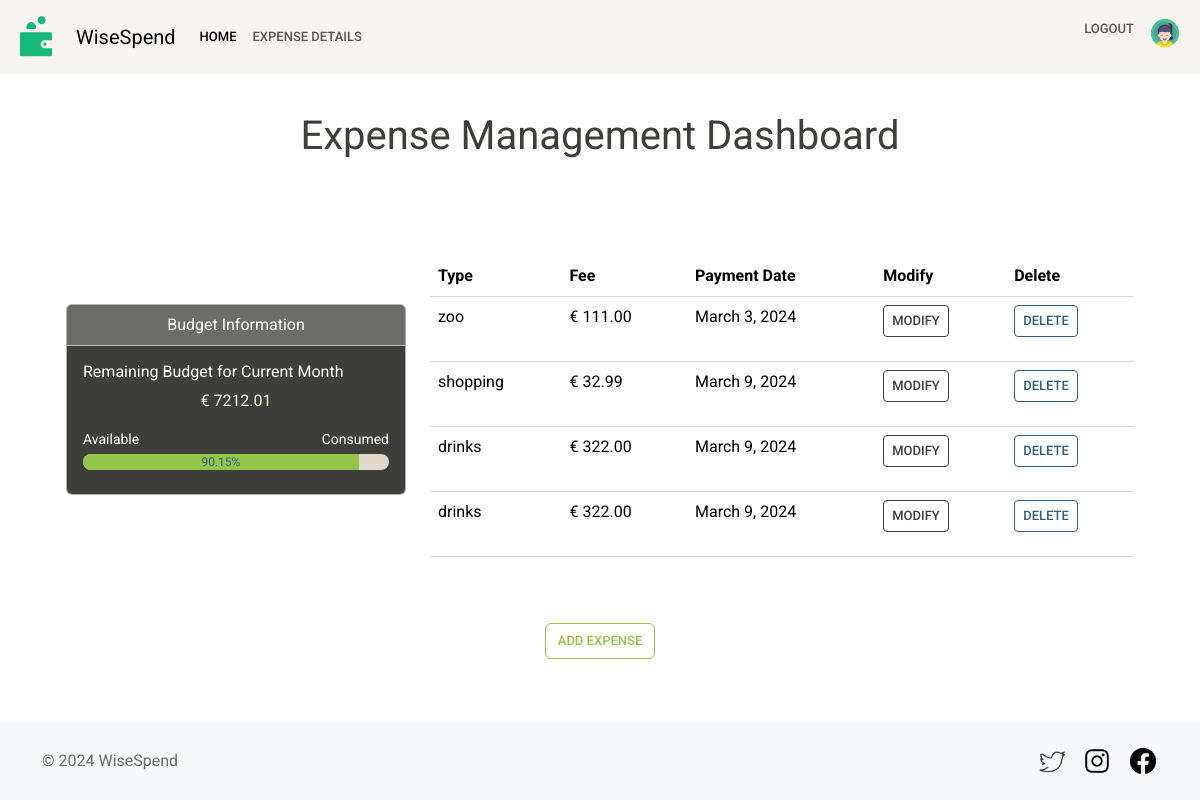
The app's page /wisespend/details/ (signed in) with its own data.
### myexpense/models.py (models this page shows, shortened)
class Budget(models.Model):
    user = models.OneToOneField(User, on_delete=models.CASCADE)
    amount = models.DecimalField(max_digits=20, decimal_places=2, default=0)
    def get_remaining_budget(self):
        today = now().date()
        start_day = today.replace(day=1)
        cost_this_month = Expense.objects.filter(
            user=self.user,
            payment_date__gte=start_day
        ).aggregate(total_expenses=models.Sum('fee'))['total_expenses'] or 0
        remaining_budget = self.amount - cost_this_month
        return round(remaining_budget, 2)
    def get_remaining_budget_percentage(self):
        remaining_budget = self.get_remaining_budget()
        if self.amount != 0:
            percentage = round((remaining_budget / self.amount) * 100, 2)
            return percentage
        else:
            return 0

class Expense(models.Model):
    user = models.ForeignKey(User, on_delete=models.CASCADE)
    type = models.CharField(max_length=100)
    fee = models.DecimalField(max_digits=10, decimal_places=2)
    payment_date = models.DateField()

### myexpense/views.py (the view)
# urls.py: path('details/', views.expense_list, name='expense_list'),
@login_required()
def expense_list(request):
    expenses = Expense.objects.filter(user=request.user)
    return render(request, 'myexpense/expenses.html', {'expenses': expenses})

### myexpense/templates/myexpense/expenses.html (shortened to what this page needs)
{% extends 'myexpense/base2.html' %}
{% block content %}
<div class="container pt-4 pt-xl-5" style="margin-bottom: 100px">
    <div>
        <h1 class="mt-3 mb-5 d-flex justify-content-center">Expense Management Dashboard</h1>
        <div class="container pt-4 pt-xl-5" style="margin-bottom: 100px">
    <div class="row">
        <div class="col-md-4 mb-3 mt-5">
            <div class="card text-white bg-dark mb-3">
                <div class="card-header text-center">Budget Information</div>
                <div class="card-body">
                    <h6 class="card-title">Remaining Budget for Current Month</h6>
                    <p class="card-text text-center " style="color: beige">€ {{ user.budget.get_remaining_budget }}</p>
                    <div class="d-flex justify-content-between mb-1">
                        <small>Available</small>
                        <small>Consumed</small>
                    </div>
                    <div class="progress mb-2">
                        <div class="progress-bar bg-success" role="progressbar"
                             style="width: {{user.budget.get_remaining_budget_percentage}}%;"
                             aria-valuenow="{{user.budget.get_remaining_budget_percentage}}" aria-valuemin="0"
                             aria-valuemax="100">{{user.budget.get_remaining_budget_percentage}}%
                        </div>
                    </div>
                </div>
            </div>
        </div>
        <div class="col-md-8">
            <div style="padding-bottom: 50px;">
                <table class="table" style="border-collapse: collapse;line-height: 1.5;padding: 0.2em">
                    <thead class="thead-light">
                <tr>
                    <th>Type</th>
                    <th>Fee</th>
                    <th>Payment Date</th>
                    <th>Modify</th>
                    <th>Delete</th>
                </tr>
                </thead>
                <tbody>
                {% for expense in expenses %}
                <tr>
                    <td>{{ expense.type }}</td>
                    <td>€ {{ expense.fee }}</td>
                    <td>{{ expense.payment_date }}</td>
                    <td>
                        <form method="get" action="{% url 'myexpense:modify_expense' expense.id %}">
                            <button type="submit" class="btn btn-outline-dark btn-sm">Modify</button>
                        </form>
                    </td>
                    <td>
                        <form method="get" action="{% url 'myexpense:delete_expense' expense.id %}">
                            <button type="submit" class="btn btn-outline-primary btn-sm">Delete</button>
                        </form>
                    </td>
                </tr>
                {% endfor %}
                </tbody>
                </table>
            </div>
        </div>
    </div>
             <div class="d-flex justify-content-center">
            <form method="get" action="{% url 'myexpense:add_expense' %}">
                <button type="submit" class="btn btn-outline-success btn-md">Add Expense</button>
            </form>
        </div>
    </div>
</div>
</div>
{% endblock %}

### records on screen
Expense: type "zoo", fee "111.00", payment_date "March 3, 2024"
Expense: type "shopping", fee "32.99", payment_date "March 9, 2024"
Expense: type "drinks", fee "322.00", payment_date "March 9, 2024"
Expense: type "drinks", fee "322.00", payment_date "March 9, 2024"

### other values on screen
{{ user.budget.get_remaining_budget }} "7212.01"
{{ user.budget.get_remaining_budget_percentage }} "90.15"
